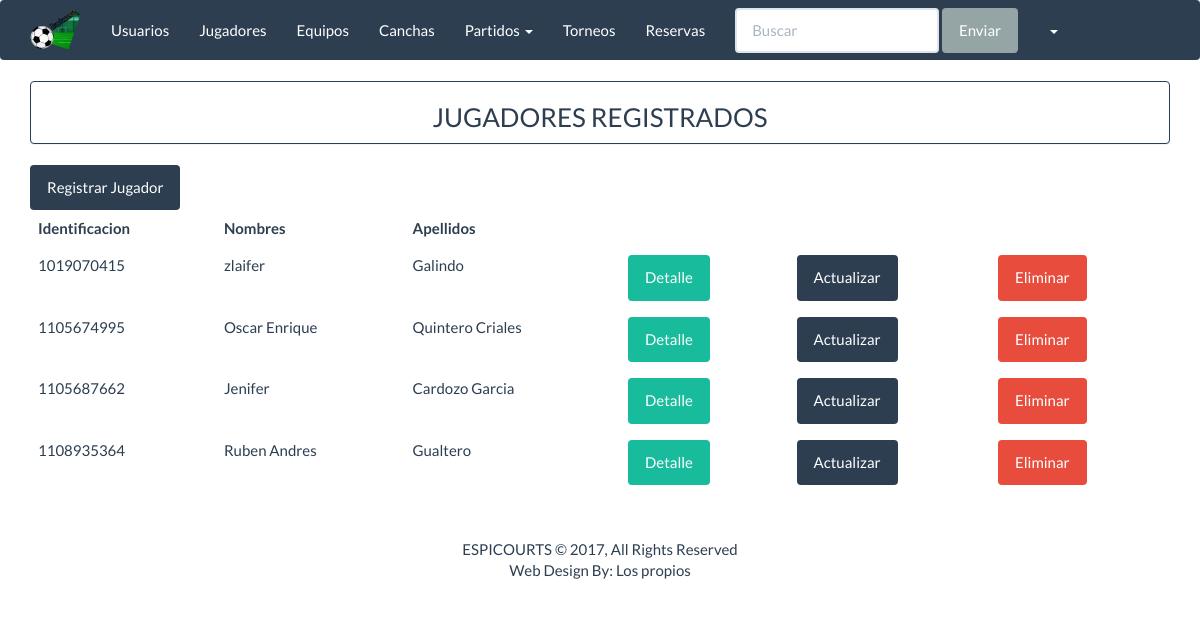
The page /espicourts/jugadores_listar on the database its author committed.
### apps/inicio/models.py (models this page shows, shortened)
class Jugador(models.Model):
    identificacion=models.CharField('Identificacion',max_length=12)
    tidentificaciones=((1,'T.I'),(2,'C.C'),(3,'C.E'))
    tipo_identifcacion=models.SmallIntegerField(choices=tidentificaciones)
    edad=models.IntegerField('Edad')
    telefono=models.CharField('Telefono',max_length=20)
    perfil=models.CharField('Perfil del jugador',max_length=60)
    genero = ((1, 'Masculino'), (2, 'Femenino'))
    sexo = models.SmallIntegerField(choices=genero)
    equipo=models.ForeignKey(Equipo,null=True)
    usuario=models.OneToOneField(User, null=True)
    class Meta:
        db_table='jugador'

### apps/inicio/views.py (the view)
class ListarJugador(ListView):
    model = Jugador
    template_name = "jugador/jugador_listar.html"
    context_object_name = "jugadores"

### templates/jugador/jugador_listar.html (shortened to what this page needs)
{% extends 'base/base.html' %}
{% block  content%}
<div class="panel panel-primary" align="center">
    <h3>JUGADORES REGISTRADOS</h3>
</div>
<a class="btn btn-primary " href="{% url 'espicourts:jugadores_crear' %}" >Registrar Jugador</a>
<div class="table-responsive">
    <table class="table table-hover">
        <thead>
            <tr>
                <th>Identificacion</th>
                <th>Nombres</th>
                <th>Apellidos </th>
            </tr>
        </thead>
        <tbody>
            {% for c in jugadores%}
            <tr>
                <td>{{ c.identificacion }}</td>
                <td>{{ c.usuario.first_name }}</td>
                <td>{{ c.usuario.last_name}}</td>
                <td>
                     <a href="{% url 'espicourts:jugador_detalle' c.id %}" button class="btn btn-success"> Detalle</a>
                </td>
                <td>
                     <a href="{% url 'espicourts:jugadores_actualizar' c.id %}" button class="btn btn-primary"> Actualizar</a>
                </td>
                <td>
                     <a href="{% url 'espicourts:jugadores_eliminar' c.id %}" button class="btn btn-danger"> Eliminar</a>
                </td>
            </tr>
            {% endfor %}
        </tbody>
    </table>
</div>
{% endblock%}

### rows shown on the page
Jugador: identificacion "1019070415", usuario.first_name "zlaifer", usuario.last_name "Galindo"
Jugador: identificacion "1105674995", usuario.first_name "Oscar Enrique", usuario.last_name "Quintero Criales"
Jugador: identificacion "1105687662", usuario.first_name "Jenifer", usuario.last_name "Cardozo Garcia"
Jugador: identificacion "1108935364", usuario.first_name "Ruben Andres", usuario.last_name "Gualtero"
